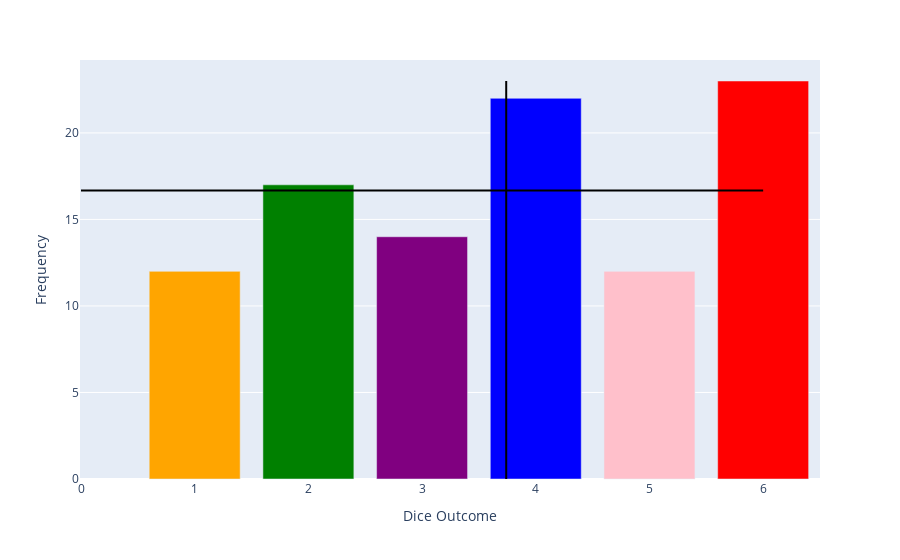

Write notebook code for a chart like this one.
### Markdown cell above
#### 4.- Plot the histogram. What do you see (shape, values...) ? How can you connect the mean value to the histogram?

### Code cell
fig_3 = px.bar(freq_100, x='Outcomes', y='Frequency', labels={'Outcomes': 'Dice Outcomes', 'Frequency': 'Frequency'})

colors = ['red', 'blue', 'green', 'purple', 'orange', 'pink'] 
fig_3.update_traces(marker_color=colors)

fig_3.update_xaxes(title_text='Dice Outcome')
fig_3.update_yaxes(title_text='Frequency')

fig_3.add_shape(
    type='line',
    x0=mean_dice_100,
    x1=mean_dice_100,
    y0=0,
    y1=max(freq_100['Frequency']),
    line=dict(color='black', width=2))

fig_3.add_shape(
    type='line',
    y0=mean_freq_100,
    y1=mean_freq_100,
    x0=0,
    x1=max(freq_100['Outcomes']),
    line=dict(color='black', width=2))

# Show the plot
fig_3.show()

### Figure 1 — Plotly figure (JSON) as saved in the notebook; plotly's stock layout.template omitted (floating-point values rounded to 4 significant figures)
{"data": [{"alignmentgroup": "True", "hovertemplate": "Dice Outcomes=%{x}<br>Frequency=%{y}<extra></extra>", "legendgroup": "", "marker": {"color": ["red", "blue", "green", "purple", "orange", "pink"], "pattern": {"shape": ""}}, "name": "", "offsetgroup": "", "orientation": "v", "showlegend": false, "textposition": "auto", "type": "bar", "x": [6, 4, 2, 3, 1, 5], "xaxis": "x", "y": [23, 22, 17, 14, 12, 12], "yaxis": "y"}], "layout": {"barmode": "relative", "legend": {"tracegroupgap": 0}, "margin": {"t": 60}, "shapes": [{"line": {"color": "black", "width": 2}, "type": "line", "x0": 3.74, "x1": 3.74, "y0": 0, "y1": 23}, {"line": {"color": "black", "width": 2}, "type": "line", "x0": 0, "x1": 6, "y0": 16.67, "y1": 16.67}], "xaxis": {"anchor": "y", "domain": [0, 1], "title": {"text": "Dice Outcome"}}, "yaxis": {"anchor": "x", "domain": [0, 1], "title": {"text": "Frequency"}}}}
